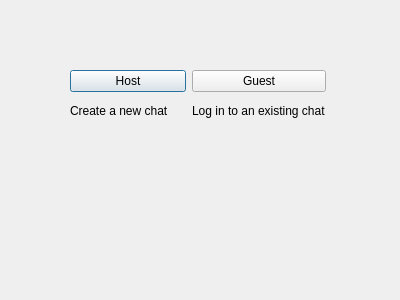
<?xml version="1.0" encoding="UTF-8"?>
<ui version="4.0">
 <class>create_connect</class>
 <widget class="QDialog" name="create_connect">
  <property name="geometry">
   <rect>
    <x>0</x>
    <y>0</y>
    <width>400</width>
    <height>300</height>
   </rect>
  </property>
  <property name="windowTitle">
   <string>Dialog</string>
  </property>
  <widget class="QWidget" name="layoutWidget">
   <property name="geometry">
    <rect>
     <x>70</x>
     <y>70</y>
     <width>256</width>
     <height>53</height>
    </rect>
   </property>
   <layout class="QGridLayout" name="gridLayout_2">
    <item row="0" column="0">
     <widget class="QPushButton" name="HostChatButton_2">
      <property name="text">
       <string>Host</string>
      </property>
     </widget>
    </item>
    <item row="1" column="0">
     <widget class="QLabel" name="label_3">
      <property name="text">
       <string>Create a new chat</string>
      </property>
     </widget>
    </item>
    <item row="0" column="1">
     <widget class="QPushButton" name="GuestInChatButton_2">
      <property name="text">
       <string>Guest</string>
      </property>
     </widget>
    </item>
    <item row="1" column="1">
     <widget class="QLabel" name="label_4">
      <property name="text">
       <string>Log in to an existing chat</string>
      </property>
     </widget>
    </item>
   </layout>
  </widget>
 </widget>
 <resources/>
 <connections/>
</ui>
